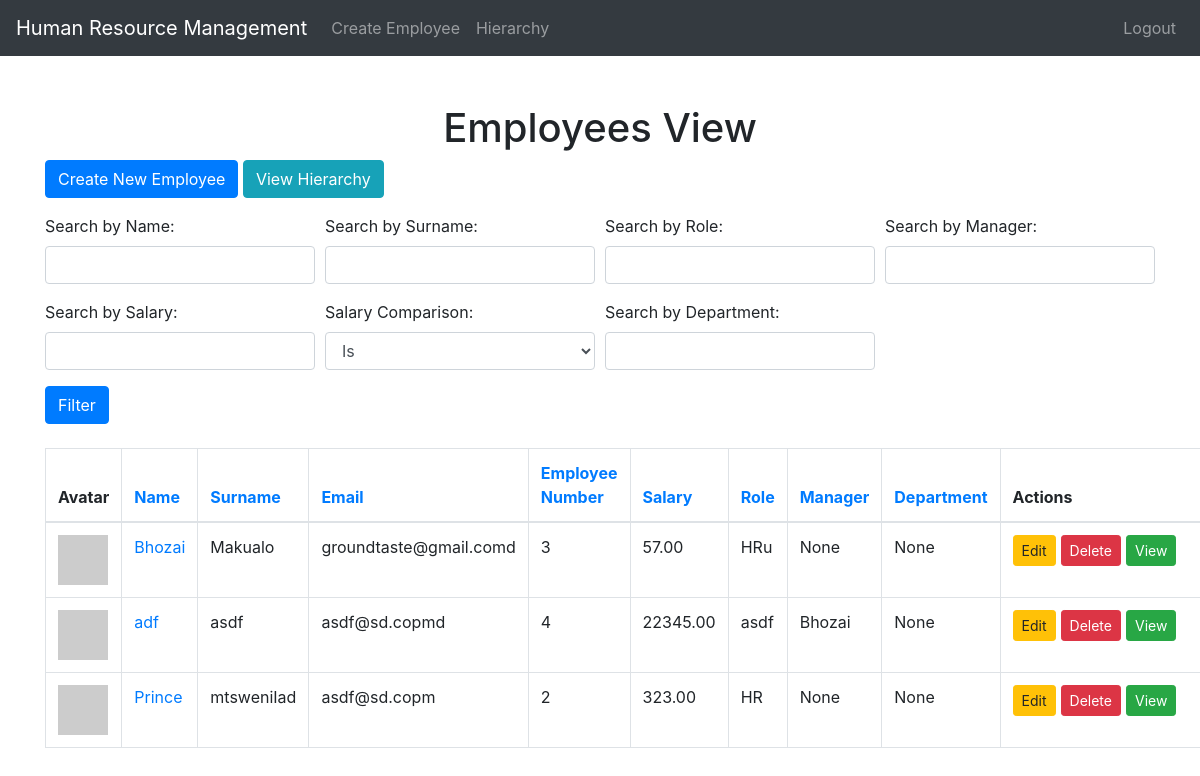
/employees/ (signed in), run on an earlier commit of the app's database.
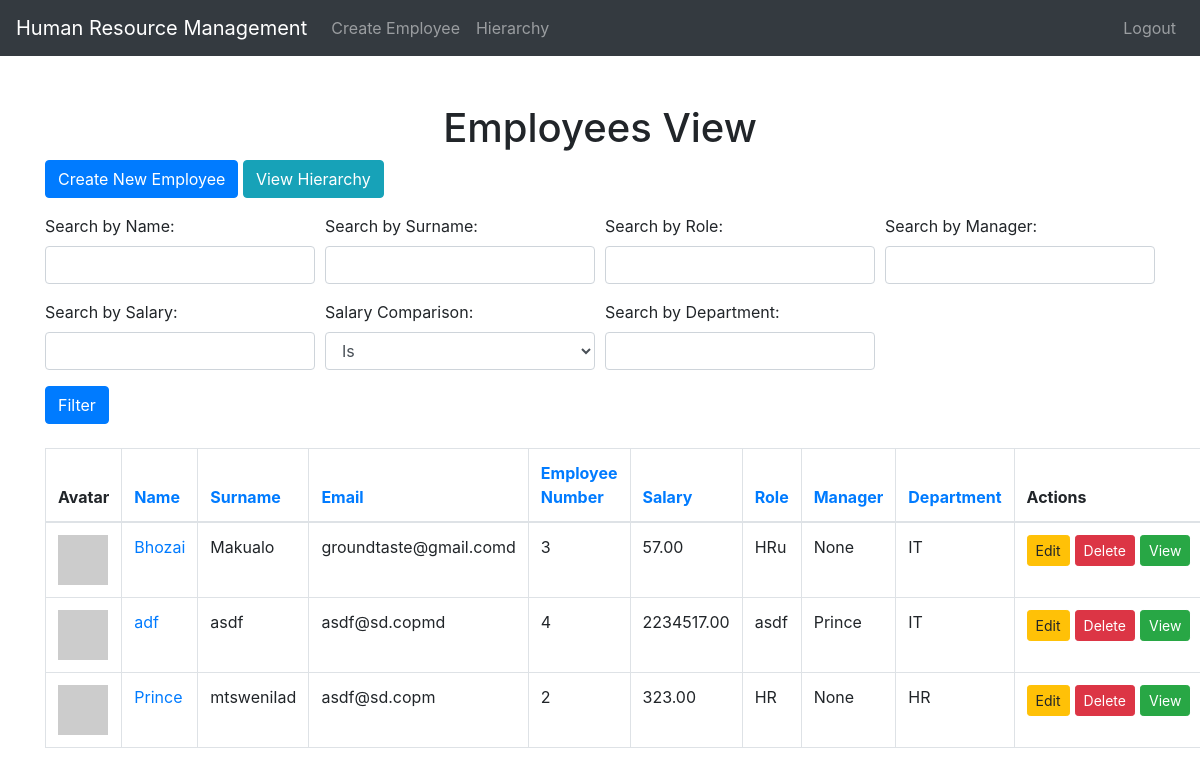
And on a later commit of the database.
### employees/models.py (models this page shows, shortened)
class Employee(models.Model):
    GENDER_CHOICES = (
        ('M', 'Male'),
        ('F', 'Female'),
        ('O', 'Other'),
    )
    name = models.CharField(max_length=100)
    surname = models.CharField(max_length=100)
    email = models.EmailField(unique=True)
    birth_date = models.DateField()
    employee_number = models.IntegerField(unique=True)
    salary = models.DecimalField(max_digits=10, decimal_places=2)
    role = models.CharField(max_length=100)
    manager = models.ForeignKey('self', on_delete=models.SET_NULL, null=True, blank=True, related_name='subordinates')
    gender = models.CharField(max_length=1, choices=GENDER_CHOICES, default='O')
    department = models.ForeignKey(Department, on_delete=models.SET_NULL, null=True, blank=True)  # Added here
    def get_gravatar_url(self):
        email = self.email.strip().lower()
        gravatar_hash = hashlib.sha256(email.encode('utf-8')).hexdigest()
        return f"https://www.gravatar.com/avatar/{gravatar_hash}"
    class Meta:
        ordering = ['surname', 'name']

class Department(models.Model):
    name = models.CharField(max_length=100, unique=True)
    class Meta:
        ordering = ['name']

### employees/views.py (the view, shortened to what this page needs)
# urls.py: path('', views.employee_list, name='employee_list'),
@login_required
def employee_list(request):
    employees = Employee.objects.all()
    sort_by = request.GET.get('sort_by', 'surname')
    employees = employees.order_by(sort_by)
    search_name = request.GET.get('search_name', '')
    search_surname = request.GET.get('search_surname', '')
    search_employee_number = request.GET.get('search_employee_number', '')
    search_salary = request.GET.get('search_salary', '')
    salary_filter = request.GET.get('salary_filter', '')
    search_role = request.GET.get('search_role', '')
    search_manager = request.GET.get('search_manager', '')
    search_department = request.GET.get('search_department', '')
    if search_department:
        employees = employees.filter(department__name__icontains=search_department)
    if search_name:
        employees = employees.filter(name__icontains=search_name)
    if search_surname:
        employees = employees.filter(surname__icontains=search_surname)
    if search_employee_number:
        employees = employees.filter(employee_number__icontains=search_employee_number)
    if search_role:
        employees = employees.filter(role__icontains=search_role)
    if search_manager:
        employees = employees.filter(manager__name__icontains=search_manager)
    return render(request, 'employees/employee_list.html', {
        'employees': employees,
        'search_department': search_department,
        'search_name': search_name,
        'search_surname': search_surname,
        'search_employee_number': search_employee_number,
        'search_salary': search_salary,
        'salary_filter': salary_filter,
        'search_role': search_role,
        'search_manager': search_manager,
        'sort_by': sort_by,
    })

### employees/templates/employees/employee_list.html (shortened to what this page needs)
<!DOCTYPE html>
<html lang="en">
<head>
    <link rel="stylesheet" href="https://maxcdn.bootstrapcdn.com/bootstrap/4.5.2/css/bootstrap.min.css">
</head>
<body>
<nav class="navbar navbar-expand-lg navbar-dark bg-dark">
    <a class="navbar-brand" href="{% url 'employee_list' %}">Human Resource Management</a>
    <div class="collapse navbar-collapse" id="navbarNav">
        <ul class="navbar-nav">
            <li class="nav-item">
                <a class="nav-link" href="{% url 'create_employee' %}">Create Employee</a>
            </li>
            <li class="nav-item">
                <a class="nav-link" href="{% url 'employee_hierarchy' %}">Hierarchy</a>
            </li>
        </ul>
        <ul class="navbar-nav ml-auto">
            <li class="nav-item">
                <a class="nav-link" href="{% url 'logout' %}">Logout</a>
            </li>
        </ul>
    </div>
</nav>
<div class="container mt-5">
    <h1 class="text-center">Employees View</h1>
    <a href="{% url 'create_employee' %}" class="btn btn-primary mb-3">Create New Employee</a>
    <a href="{% url 'employee_hierarchy' %}" class="btn btn-info mb-3">View Hierarchy</a>
    <form method="get" class="mb-4">
        <div class="form-row">
            <div class="form-group col-md-3">
                <label for="search_name">Search by Name:</label>
                <input type="text" class="form-control" name="search_name" value="{{ search_name }}">
            </div>
            <div class="form-group col-md-3">
                <label for="search_surname">Search by Surname:</label>
                <input type="text" class="form-control" name="search_surname" value="{{ search_surname }}">
            </div>
            <div class="form-group col-md-3">
                <label for="search_role">Search by Role:</label>
                <input type="text" class="form-control" name="search_role" value="{{ search_role }}">
            </div>
            <div class="form-group col-md-3">
                <label for="search_manager">Search by Manager:</label>
                <input type="text" class="form-control" name="search_manager" value="{{ search_manager }}">
            </div>
        </div>
        <div class="form-row">
            <div class="form-group col-md-3">
                <label for="search_salary">Search by Salary:</label>
                <input type="number" class="form-control" name="search_salary" value="{{ search_salary }}">
            </div>
            <div class="form-group col-md-3">
                <label for="salary_filter">Salary Comparison:</label>
                <select class="form-control" name="salary_filter">
                    <option value="" {% if not salary_filter %}selected{% endif %}>Is</option>
                </select>
            </div>
            <div class="form-group col-md-3">
                <label for="search_department">Search by Department:</label>
                <input type="text" class="form-control" name="search_department" value="{{ search_department }}">
            </div>
        </div>
        <button type="submit" class="btn btn-primary">Filter</button>
    </form>
    <table class="table table-bordered">
        <thead>
            <tr>
                <th>Avatar</th>
                <th><a href="?sort_by=name">Name</a></th>
                <th><a href="?sort_by=surname">Surname</a></th>
                <th><a href="?sort_by=email">Email</a></th>
                <th><a href="?sort_by=employee_number">Employee Number</a></th>
                <th><a href="?sort_by=salary">Salary</a></th>
                <th><a href="?sort_by=role">Role</a></th>
                <th><a href="?sort_by=manager">Manager</a></th>
                <th><a href="?sort_by=department__name">Department</a></th>
                <th>Actions</th>
            </tr>
        </thead>
        <tbody>
            {% for employee in employees %}
            <tr>
                <td><img src="{{ employee.get_gravatar_url }}" alt="Gravatar" class="img-fluid" width="50" height="50"></td>
                <td><a href="{% url 'employee_detail' employee.pk %}">{{ employee.name }}</a></td>
                <td>{{ employee.surname }}</td>
                <td>{{ employee.email }}</td>
                <td>{{ employee.employee_number }}</td>
                <td>{{ employee.salary }}</td>
                <td>{{ employee.role }}</td>
                <td>{% if employee.manager %}{{ employee.manager.name }}{% else %}None{% endif %}</td>
                <td>{% if employee.department %}{{ employee.department.name }}{% else %}None{% endif %}</td>
                <td class="actions-cell">
                    <div class="actions-btn-group">
                        <a href="{% url 'edit_employee' employee.pk %}" class="btn btn-warning btn-sm">Edit</a>
                        <a href="{% url 'delete_employee' employee.pk %}" class="btn btn-danger btn-sm">Delete</a>
                        <a href="{% url 'employee_detail' employee.pk %}" class="btn btn-success btn-sm">View</a>
                    </div>
                </td>
            </tr>
            {% endfor %}
        </tbody>
    </table>
</div>
</body>
</html>

### employees/templates/employees/employee_list.html (style rules this page uses)
.actions-btn-group .btn { margin-right: 5px; }
.actions-btn-group { display: flex; flex-wrap: nowrap; justify-content: flex-start; }
td.actions-cell { white-space: nowrap; min-width: 200px; }

What changed in the data, as far as the page shows it:
changed Employee "Bhozai": department.name (not shown) → "IT"; no longer shows "None"
changed Employee "adf": salary "22345.00" → "2234517.00"; manager.name "Bhozai" → "Prince"; department.name (not shown) → "IT"; no longer shows "None"
changed Employee "mtsweniIad": department.name (not shown) → "HR"; no longer shows "None"
